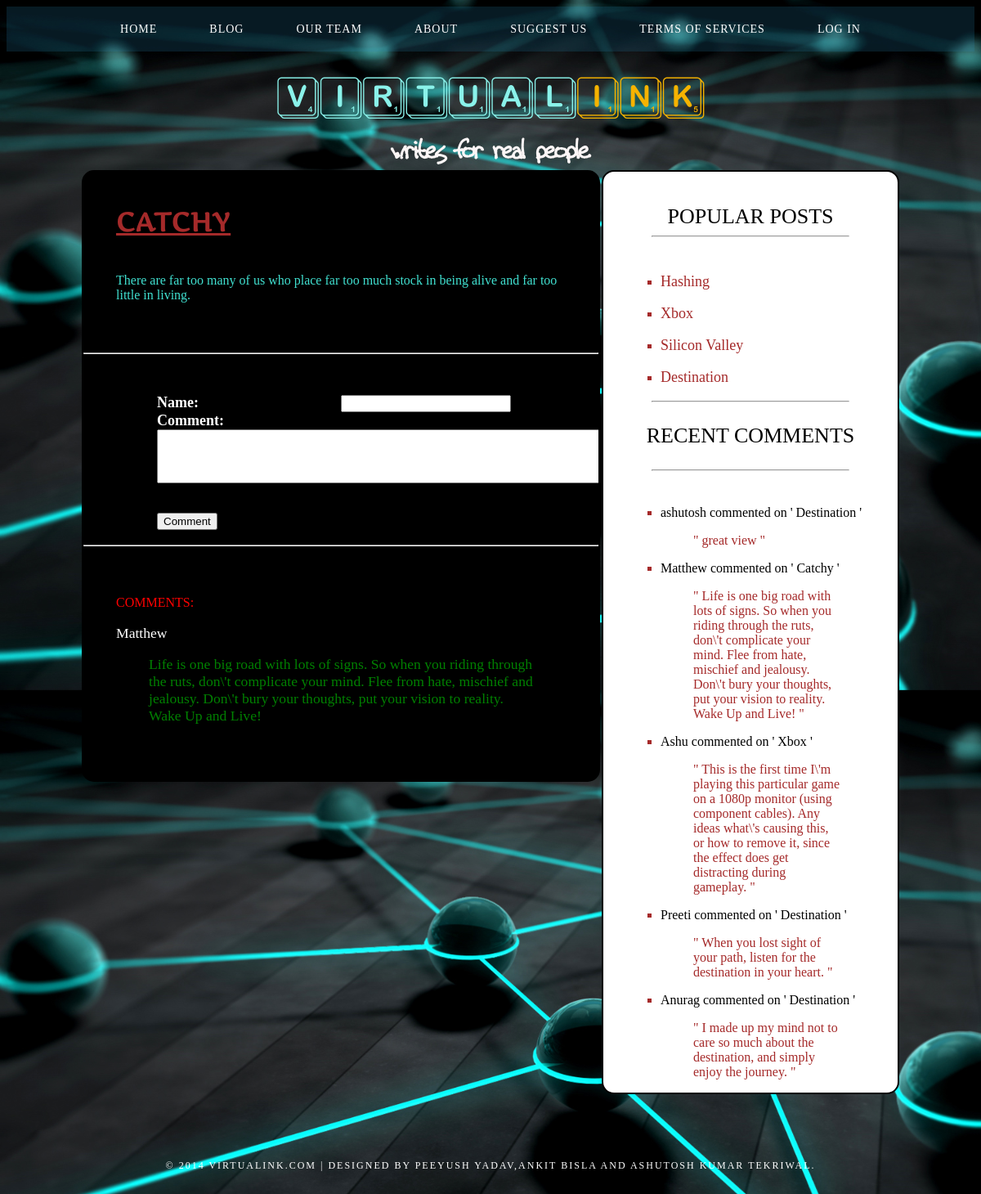
/post.php?id=2, run on the app's committed database.
### tables this page shows
CREATE TABLE IF NOT EXISTS `posts` (
`post_id` int(10) NOT NULL,
  `uid` int(10) NOT NULL,
  `title` varchar(50) NOT NULL,
  `category_id` int(10) NOT NULL,
  `body` text NOT NULL,
  `posted` date NOT NULL
);

CREATE TABLE IF NOT EXISTS `comments` (
  `name` varchar(50) NOT NULL,
  `post_id` int(10) NOT NULL,
  `comment` varchar(500) NOT NULL,
`comment_id` int(10) NOT NULL
);

### post.php (the view, shortened to what this page needs)
<?php
if(!isset($_GET['id'])){
	header('Location: index.php');
	exit();
}
else{
	$id = $_GET['id'];
}
include("dbinfo.inc.php");
				$database="dba";
						$db = new mysqli($dbhost, $dbuser, $dbpass, $database);
$sql = "SELECT title, body FROM posts WHERE post_id='$id'";
$query = $db->query($sql);
?>
<!DOCTYPE html PUBLIC "-//W3C//DTD XHTML 1.0 Transitional//EN" "http://www.w3.org/TR/xhtml1/DTD/xhtml1-transitional.dtd">
<link href="styles.css" rel="stylesheet" type="text/css"/>
</head>
<body>
<body>
<div id="menu-wrapper">
	<div id="menu">
		<ul>
			<li><a href="index.php">Home</a></li>
			<li><a href="blog.php">Blog</a></li>
			<li><a href="team.php">Our Team</a></li>
			<li><a href="about.php">About</a></li>
			<li><a href="suggest.php">Suggest Us</a></li>
			<li><a href="terms.php">Terms of Services</a></li>
			<?php
						if(isset($_SESSION['uid']))
						{
						echo "<li><a href='dashboard.php' >Dashboard</a></li>";
						echo "<li><a href='logout.php' >Log Out</a></li>";
						}
						else
						echo "<li><a href='login.php'>Log In</a></li>";
					?>
		</ul>
	</div>
</div>
<div id="header-wrapper">
	<div id="header">
		<div id="logo">
			<h1>Virtual<span>Ink</span></h1>
			<p>writes for real people </p>
		</div>
	</div>
</div>
<div id="wrapper">
	<div id="page">
		<div id="content1">
			<div class="post">
				<?php
	$row = $query->fetch_object();
	echo '<h2 class="title" style="font-family:title; text-decoration:underline; color:brown" >'.$row->title.'</h2><br />';
	echo "<p>".nl2br($row->body)."</p>";
	?>
	</div>
	<hr />
	<br/><br />
	<div id="add-comments">
		<form action="<?php echo $_SERVER['PHP_SELF']."?id=$id" ?>" method="post">
		<div class="logi">
		<div>
			<label>Name: </label><input type = "text" name = "name" size="30"/>
		</div>
		<div>
			<label>Comment: </label><textarea name="comment" rows=4 cols=70></textarea>
		</div></div>
		<br /><br />
		<input type ="submit" name="submit" value="Comment" />
		</form>
	</div>
	<hr />
	<br /><br />
	<div id="Comments">
		<?php
			echo '<p style="color:red">COMMENTS:</p>';
			$query = $db->query("SELECT * FROM comments WHERE post_id='$id' ORDER BY comment_id");
			while($row = $query->fetch_object()):
		?>
		<div>
			<p style="color:WHITE; font-weght:bold; font-size:110%;"><?php echo $row->name?></p>
			<blockquote><p style="color:green; font-weght:bold; font-size:110%;"><?php echo nl2br($row->comment);?></blockquote></p><blockquote>
		</div>
		<?php endwhile; ?>
			</div>
		</div>
		<div id="sidebar1">
			<h3 style="font-weight:normal; font-size:26px; color:black; text-align:center;letter-spacing: 0px; ">Popular Posts</h3><hr style="width:80%; " /><br />
						<?php
						if($db->query("create or replace view new as (select post_id from comments  group by post_id order by count(comment) desc limit 5) ")== true){
						$que=$db->prepare("select title,post_id from posts where post_id in (select * from new)");
						$que->execute();
						$que->bind_result($title,$post_id);?><ul style="list-style-type:square;color:brown">
						<?php
						while ($que->fetch()):?>
						<li><p style="color:black;font-size:18px; " ><a href="post.php?id=<?php echo $post_id?>" style="color:brown"><?php echo $title?></a><span></p></li>
						<?php
						endwhile;
						}	?></ul><hr style="width:80%; " />
						<br />
						<h3 style="font-weight:normal; font-size:26px; color:black; text-align:center;letter-spacing: 0px; ">Recent Comments</h3><br /><hr style="width:80%" /><br />
						<?php
						$com = $db->prepare("SELECT name,comment,title FROM comments INNER JOIN posts ON posts.post_id = comments.post_id ORDER BY comment_id DESC limit 0,5");
						$com->execute();
						$com->bind_result($name,$comment,$title);
						echo "<ul style='list-style-type:square;color:brown'>";
						while($com->fetch()){
							echo "<li><p><span style='color:black'>$name commented on ' $title '</span> <blockquote > \" $comment \" </blockquote></li>";
						}
						echo "</ul>";
						?>
		</div>
	</div>
</div>
<div id="footer">
	<p>&copy; 2014 VirtualInk.com | Designed by Peeyush Yadav,Ankit Bisla and Ashutosh Kumar Tekriwal.</p>
</div>
</body>
</html>

### styles.css (style rules this page uses)
body { background: #E5D7CC url(images/cc.jpg) ; background-size: 1350px; }
h1, h2, h3 { margin: 0px; padding: 0px; letter-spacing: -2px; text-transform: uppercase; font-family: Times; font-weight: normal; color: #F6B300; }
h1 { font-size: 2em; }
h2 { letter-spacing: 1px; font-size: 2.4em; }
h3 { font-size: 1.6em; }
a { text-decoration: none; color: #F6B300; }
#menu-wrapper { overflow: hidden; height: 56px; }
#menu { height: 55px; margin: 0px auto; padding: 0px; background: rgba(40, 137, 187, 0.19); }
#menu ul { margin: 0; padding: 0px 0px 0px 0px; list-style: none; line-height: normal; text-align: center; }
#menu li { display: inline-block; }
#menu a { display: block; letter-spacing: 1px; margin: 0px 10px; line-height: 55px; padding: 0 20px; text-decoration: none; text-align: center; text-transform: uppercase; font-family: Times; font-size: 14px; font-weight: normal; color: #FFFFFF; border: none; }
#header { width: 1000px; margin: 0px auto; }
#logo { margin: 0px; padding: 30px 0px 0px; color: #000000; }
#logo h1, #logo p { margin: 0; padding: 0; }
#logo h1 { margin: 0px; padding: 0px; text-align: center; text-transform: lowercase; font-size: 50px; font-family: myfont; font-weight: 400; color: #8AF2EA; }
#logo h1 span { color: #F6B300; }
#logo p { margin-top: +0.5em; padding: 0px; text-align: center; font-family: tallpaul; font-size: 40px; font-weight: bold; color: #FCF6F6; }
#wrapper { overflow: hidden; padding-bottom: 40px; }
#page { overflow: hidden; width: 1000px; margin: 0px auto; }
#sidebar1 { float: right; width:300px; margin: 0px; padding: 40px 30px 0px 30px; color: #787878; background: white; border:2px solid; color:black; border-radius: 15px; }
#content1 { float: left; width: 630px; background: black; border:2px solid; border-radius: 15px; overflow: hidden; }
.post { margin-bottom: 15px; padding: 30px 40px; background-color: black; color: turquoise; }
.post .title { height: 38px; margin-bottom: 10px; padding: 12px 0 0 0px; font-size: 32px; font-weight: bold; }
#footer { height: 150px; margin: 0 auto; padding: 0px 0 15px 0; font-family: 'Times; }
#footer p { margin: 0; padding-top: 40px; line-height: normal; font-size: 12px; letter-spacing: 2px; text-transform: uppercase; text-align: center; color: #FFFFFF; }
form label { display: inline-block; width: 225px; font-size: 18px; color: white; font-weight: bold; }
form { border-radius: 30px; margin: 0 auto; width: 450px; background: rgba(0, 0, 0, 0.85); padding: 5px 50px 10px; }
#Comments { margin:auto; padding: 0px 40px 50px; }
.logi input[type='text'] { width:200px; }

### data on the page
posts: title "CATCHY", body "There are far too many of us who place far too much stock in being alive and far too little in living."
comments: name "Matthew", comment "Life is one big road with lots of signs. So when you riding through the ruts, don\\'t complicate your mind. Flee from hate, mischief and jealousy. Don\\'t bury your thoughts, put your vision to reality. Wake Up and Live!", post.title "Catchy"
posts: title "Hashing"
posts: title "Xbox"
posts: title "Silicon Valley"
posts: title "Destination"
comments: name "ashutosh", post.title "Destination", comment "great view"
comments: name "Ashu", post.title "Xbox", comment "This is the first time I\\'m playing this particular game on a 1080p monitor (using component cables). Any ideas what\\'s causing this, or how to remove it, since the effect does get distracting during gameplay."
comments: name "Preeti", post.title "Destination", comment "When you lost sight of your path, listen for the destination in your heart."
comments: name "Anurag", post.title "Destination", comment "I made up my mind not to care so much about the destination, and simply enjoy the journey."
